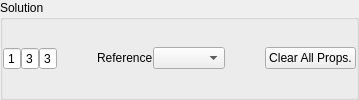
               <widget class="QGroupBox" name="groupBox_settings_mechanics_nhcalc">
                <property name="sizePolicy">
                 <sizepolicy hsizetype="Preferred" vsizetype="Minimum">
                  <horstretch>0</horstretch>
                  <verstretch>0</verstretch>
                 </sizepolicy>
                </property>
                <property name="title">
                 <string>Solution</string>
                </property>
                <property name="flat">
                 <bool>true</bool>
                </property>
                <layout class="QVBoxLayout" name="verticalLayout_29">
                 <property name="spacing">
                  <number>0</number>
                 </property>
                 <property name="leftMargin">
                  <number>0</number>
                 </property>
                 <property name="topMargin">
                  <number>0</number>
                 </property>
                 <property name="rightMargin">
                  <number>0</number>
                 </property>
                 <property name="bottomMargin">
                  <number>0</number>
                 </property>
                 <item>
                  <layout class="QHBoxLayout" name="horizontalLayout_settings_mechanics_nhcalc">
                   <property name="spacing">
                    <number>0</number>
                   </property>
                   <item>
                    <widget class="QSpinBox" name="spinBox_settings_mechanics_nhcalc_n1">
                     <property name="maximumSize">
                      <size>
                       <width>20</width>
                       <height>16777215</height>
                      </size>
                     </property>
                     <property name="buttonSymbols">
                      <enum>QAbstractSpinBox::NoButtons</enum>
                     </property>
                     <property name="minimum">
                      <number>1</number>
                     </property>
                     <property name="maximum">
                      <number>9</number>
                     </property>
                     <property name="singleStep">
                      <number>2</number>
                     </property>
                     <property name="value">
                      <number>1</number>
                     </property>
                    </widget>
                   </item>
                   <item>
                    <widget class="QSpinBox" name="spinBox_settings_mechanics_nhcalc_n2">
                     <property name="maximumSize">
                      <size>
                       <width>20</width>
                       <height>16777215</height>
                      </size>
                     </property>
                     <property name="buttonSymbols">
                      <enum>QAbstractSpinBox::NoButtons</enum>
                     </property>
                     <property name="minimum">
                      <number>1</number>
                     </property>
                     <property name="maximum">
                      <number>9</number>
                     </property>
                     <property name="singleStep">
                      <number>2</number>
                     </property>
                     <property name="value">
                      <number>3</number>
                     </property>
                    </widget>
                   </item>
                   <item>
                    <widget class="QSpinBox" name="spinBox_settings_mechanics_nhcalc_n3">
                     <property name="maximumSize">
                      <size>
                       <width>20</width>
                       <height>16777215</height>
                      </size>
                     </property>
                     <property name="frame">
                      <bool>true</bool>
                     </property>
                     <property name="buttonSymbols">
                      <enum>QAbstractSpinBox::NoButtons</enum>
                     </property>
                     <property name="showGroupSeparator" stdset="0">
                      <bool>false</bool>
                     </property>
                     <property name="minimum">
                      <number>1</number>
                     </property>
                     <property name="maximum">
                      <number>9</number>
                     </property>
                     <property name="singleStep">
                      <number>2</number>
                     </property>
                     <property name="value">
                      <number>3</number>
                     </property>
                    </widget>
                   </item>
                   <item>
                    <widget class="QPushButton" name="pushButton_settings_mechanics_harmremove">
                     <property name="sizePolicy">
                      <sizepolicy hsizetype="Fixed" vsizetype="Fixed">
                       <horstretch>0</horstretch>
                       <verstretch>0</verstretch>
                      </sizepolicy>
                     </property>
                     <property name="minimumSize">
                      <size>
                       <width>20</width>
                       <height>20</height>
                      </size>
                     </property>
                     <property name="maximumSize">
                      <size>
                       <width>20</width>
                       <height>20</height>
                      </size>
                     </property>
                     <property name="styleSheet">
                      <string notr="true">#pushButton_settings_mechanics_harmremove
{
background-color: transparent;
border-image: url(:/button/rc/minus.svg);
background: none;
border: none;
background-repeat: none;
}

#pushButton_settings_mechanics_harmremove:pressed
{
border-image: url(:/button/rc/minus_p.svg);
}
</string>
                     </property>
                     <property name="text">
                      <string/>
                     </property>
                    </widget>
                   </item>
                   <item>
                    <widget class="QPushButton" name="pushButton_settings_mechanics_harmadd">
                     <property name="sizePolicy">
                      <sizepolicy hsizetype="Fixed" vsizetype="Fixed">
                       <horstretch>0</horstretch>
                       <verstretch>0</verstretch>
                      </sizepolicy>
                     </property>
                     <property name="minimumSize">
                      <size>
                       <width>20</width>
                       <height>20</height>
                      </size>
                     </property>
                     <property name="maximumSize">
                      <size>
                       <width>20</width>
                       <height>20</height>
                      </size>
                     </property>
                     <property name="styleSheet">
                      <string notr="true">#pushButton_settings_mechanics_harmadd
{
background-color: transparent;
border-image: url(:/button/rc/plus.svg);
background: none;
border: none;
background-repeat: none;
}

#pushButton_settings_mechanics_harmadd:pressed
{
border-image: url(:/button/rc/plus_p.svg);
}
</string>
                     </property>
                     <property name="text">
                      <string/>
                     </property>
                    </widget>
                   </item>
                   <item>
                    <widget class="QLabel" name="label_settings_mechanics_refG">
                     <property name="sizePolicy">
                      <sizepolicy hsizetype="Preferred" vsizetype="Fixed">
                       <horstretch>0</horstretch>
                       <verstretch>0</verstretch>
                      </sizepolicy>
                     </property>
                     <property name="text">
                      <string>Reference</string>
                     </property>
                     <property name="buddy">
                      <cstring>comboBox_settings_mechanics_refG</cstring>
                     </property>
                    </widget>
                   </item>
                   <item>
                    <widget class="QComboBox" name="comboBox_settings_mechanics_refG">
                     <property name="currentIndex">
                      <number>-1</number>
                     </property>
                    </widget>
                   </item>
                   <item>
                    <spacer name="horizontalSpacer_11">
                     <property name="orientation">
                      <enum>Qt::Horizontal</enum>
                     </property>
                     <property name="sizeHint" stdset="0">
                      <size>
                       <width>40</width>
                       <height>20</height>
                      </size>
                     </property>
                    </spacer>
                   </item>
                   <item>
                    <widget class="QPushButton" name="pushButton_settings_mechanics_clrallprops">
                     <property name="text">
                      <string>Clear All Props.</string>
                     </property>
                    </widget>
                   </item>
                  </layout>
                 </item>
                </layout>
               </widget>
